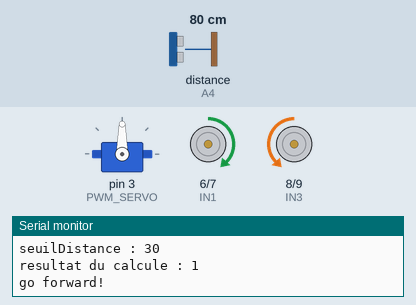
Simulated run of this sketch. Board: Arduino Uno, built with avr-gcc and run on an emulated ATmega328P. On the bench: servo, motor-driver pin pairs drawn as motors (green arrow = first pin HIGH = forward, orange = second pin HIGH = backward, longer = more drive, scaled by the enable pin), the last lines printed to the serial monitor. Wiring (inferred from the names in the program): ultrasonic range finder: trigger A5; echo A4. The test bench sets the inputs (shaded band); at power-on: distance to the obstacle (sensor on A4) 80 cm. The echo pulse lasts 58.3 µs per cm.

Above: at 1.4 s.
1.5 s: distance to the obstacle (sensor on A4) set to 34 cm
At 1.67 s:
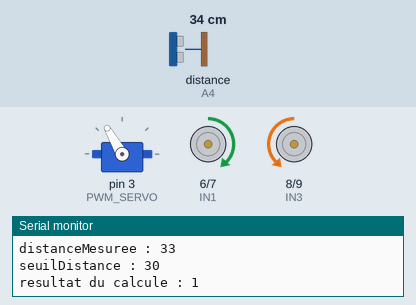
4.5 s: distance to the obstacle (sensor on A4) set to 28 cm
At 4.75 s:
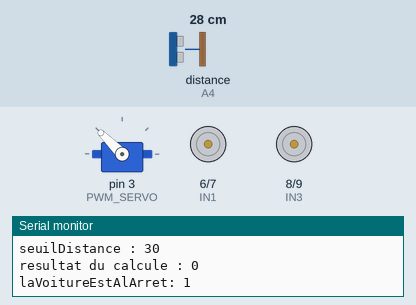
At 6.3 s:
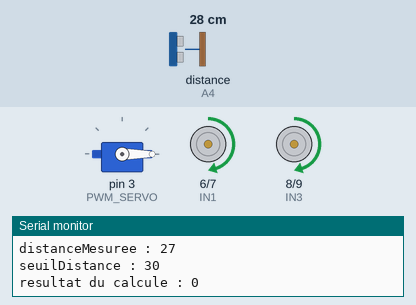
Timing chart, 0 to 13.1 s (numbered marks = the images above; inputs shaded):
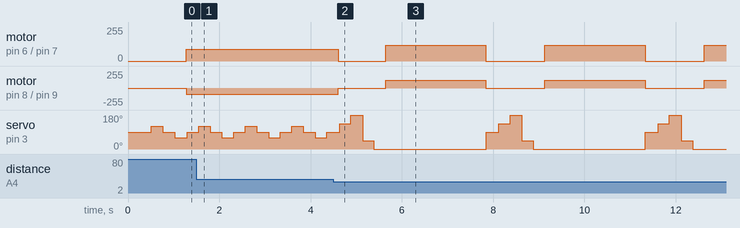

The sketch:

Robik01.ino
```cpp
/***********************************************************************************************/
/*                        VOITURE AUTOMATISÉE ANTI-COLLISION v0.1                              */
/*                                                                                             */
/*                La voiture explore en ligne droite et évite les obstacles.                   */
/*                                                                                             */
/*                <!> Modifier le fichier "configuration.h" si nécessaire.<!>                  */
/*                                                                                             */
/*                                     Rev git: v1.0                                           */
/*                                                                                             */
/*                                                                                             */
/*                           le 02/11/2017 par Omar GUEMMI                                     */
/*                                                                                             */
/*                                                                                             */
/***********************************************************************************************/

/*****************************************************************/
/*                         LIBRAIRIES                            */
/*****************************************************************/
#include <Servo.h>
#include "AffectationDesEntreesSorties.h"
#include "DeclarationDesVariables.h"
#include "Configuration.h"
//#include "DriverLEDs.h"
#include "DriverMoteur.h"
#include "DriverServo.h"
#include "DriverUltraSonicSensor.h"
#include "Initialisation.h"
#include "AlgorithmeQuiChercheUneIssue.h"
#include "Test_Suite_Wheel.h"

/*****************************************************************/
/*                        INITIALISATION                         */
/*****************************************************************/
void setup() {Initialisation();}

/*****************************************************************/
/*                                                               */
/*                        BOUCLE INFINIE                         */
/*                Algorithme définit dans la vidéo.              */
/*                                                               */
/*****************************************************************/

void loop() {
  chercheUneIssuePourRobik001();
}

void chercheUneIssuePourRobik001() {
   RegardeToutDroit();
   if(LaVoieEstLibre())
   {
     RegardeAGauche();
     if(LaVoieEstLibre())
     {
       RegardeToutDroit();
       if(LaVoieEstLibre())
       {
         RegardeADroite();
         if(LaVoieEstLibre())
         {
           if(laVoitureEstAlArret)
           {AvanceEnLigneDroite();}
         }
         else{ChercheUneIssue();}
       }
       else{ChercheUneIssue();}
     }
     else{ChercheUneIssue();}
   }
   else{ChercheUneIssue();}
   delay(1);
}
```

AffectationDesEntreesSorties.h
```cpp
/***************************************************/
/*              Déclarations des E/S               */
/*      Schéma dans la description de la vidéo     */
/***************************************************/

const char ENA=5;
const char IN1=6;
const char IN2=7;

const char ENB=11;
const char IN3=8;
const char IN4=9;

const char DIN_ULTRASONIC_ECHO    = A4;
const char DOUT_ULTRASONIC_TRIG   = A5;
const char PWM_SERVO              = 3;
```

AlgorithmeQuiChercheUneIssue.h
```cpp
/************************************************/
/*        Fonction qui cherche une issue        */
/*       Algorithme définit dans la vidéo.      */
/************************************************/
void ChercheUneIssue()
{
 Arret();
 ChercheUneIssueAGauche();
 if(LaVoieEstLibre())
 {
   PivoteAGauche();
 }
 else
 {
   ChercheUneIssueADroite();
   if(LaVoieEstLibre())
   {
      PivoteADroite();
   }
   else
   {
      DemiTour();
   }
 }
}
```

DeclarationDesVariables.h
```cpp
/**********************************/
/*   Déclarations des variables   */
/**********************************/
int     distanceMesuree         = 0;      // Variable qui stockera la distance mesurée
boolean laVoitureEstAlArret     = true;   // Variable qui retient si la voiture est à l'arrêt
```

Initialisation.h
```cpp
/******************************************************/
/*           Initialisation de la voiture             */
/******************************************************/

  void Initialisation()
  {
    Serial.println("setup : début initialisation! ");
    Serial.begin(9600);

    pinMode(DIN_ULTRASONIC_ECHO, INPUT);
    pinMode(DOUT_ULTRASONIC_TRIG, OUTPUT);
    digitalWrite(DOUT_ULTRASONIC_TRIG, LOW);

    pinMode(IN1,OUTPUT);
    pinMode(IN2,OUTPUT);
    pinMode(IN3,OUTPUT);
    pinMode(IN4,OUTPUT);
    pinMode(ENA,OUTPUT);
    pinMode(ENB,OUTPUT);

    SERVO.attach(PWM_SERVO);// attach servo on pin 3 to servo object
    RegardeToutDroit();
    Serial.println("setup : Fin initiatiosation! ");
  }
```

Test_Suite_Wheel.h
```cpp
/******************************************************/
/*           Initialisation de la voiture             */
/******************************************************/


  void test_Robit001()
  {
    AvanceEnLigneDroite(); // ok
    delay(500);
    Arret(); //ok
    delay(500);
    DemiTour();
    delay(500);
    ReculeEnLigneDroite();
    delay(500);
    PivoteADroite();
    delay(500);
    PivoteAGauche();
    delay(500);
  }
```

Configuration.h
```cpp
/**************************************************/
/*   Variables à configurer selon votre voiture   */
/**************************************************/
int extremeAGauche      = 180; // Position du Servo considérée comme complètement à gauche (pour chercher une issue).
int completementAGauche = 135; // Position du Servo considérée comme complètement à gauche (pour chercher une issue).
int aGauche             = 120; // Position du Servo considérée comme à gauche: 120°.


int toutDroit           = 90;  // Position du Servo considérée comme en face: 90° <!> 60° si votre Servo n'est pas inversé mécaniquement.

int aDroite             = 60;  // Position du Servo considérée comme à gauche: 60° <!> 90° si votre Servo n'est pas inversé mécaniquement
int completementADroite = 45;  // Position du Servo considérée comme complètement à droite (pour chercher une issue).
int extremeADroite      = 0;  // Position du Servo considérée comme complètement à droite (pour chercher une issue).

int dureePostionnementServo = 250;// Durée d'attente en milliseconde pour considérer que le Servo à atteint sa position

int seuilDistance       = 30;    // Si un objet est à moins de 30cm alors c'est considéré comme un obstacle
int dureePourPivoter    = 800;   // Durée d'une rotation à gauche ou à droite en milliseconde 300 pour un digitalWriter
int dureeDunDemiTour    = 2200;   // Durée d'un demi-tour en milliseconde 500 pour un digitalWriter

int vitesseDesMoteursPourAvancer    = 120;   // Vitesse des 2 moteurs,  90 est le min pour cette voiture
int vitesseDesMoteursPourArreter    = 0;   // Vitesse des 2 moteurs,  90 est le min pour cette voiture
int vitesseDesMoteursPourAvancerENLigneDroite    = 90;   // Vitesse des 2 moteurs,  90 est le min pour cette voiture
```

DriverMoteur.h
```cpp
/*************************************************************/
/*   Fonction qui fait avancer la voiture en ligne droite    */
/*   version adapté par Omar GUEMMI                          */
/*************************************************************/
void AvanceEnLigneDroite()
{

  // stope les 2moteurs
  analogWrite(ENA,vitesseDesMoteursPourArreter);
  analogWrite(ENB,vitesseDesMoteursPourArreter);

  digitalWrite(IN1,HIGH);
  digitalWrite(IN2,LOW);         // left wheel goes forward
  digitalWrite(IN3,LOW);
  digitalWrite(IN4,HIGH);         // right wheel goes forward

  laVoitureEstAlArret = false;

  // démarrer les 2moteurs
  analogWrite(ENA,vitesseDesMoteursPourAvancerENLigneDroite);
  analogWrite(ENB,vitesseDesMoteursPourAvancerENLigneDroite);
  Serial.println("go forward!");
}

/*************************************************************/
/*   Fonction qui fait reculer la voiture en ligne droite    */
/*   version adapté par Omar GUEMMI                          */
/*************************************************************/
void ReculeEnLigneDroite()
{

  // stope les 2moteurs
  analogWrite(ENA,vitesseDesMoteursPourArreter);
  analogWrite(ENB,vitesseDesMoteursPourArreter);

  digitalWrite(IN1,LOW);
  digitalWrite(IN2,HIGH);         // left wheel goes backward
  digitalWrite(IN3,HIGH);
  digitalWrite(IN4,LOW);          // right wheel goes backward
  laVoitureEstAlArret = false;

 // avancer les 2moteurs
  analogWrite(ENA,vitesseDesMoteursPourAvancer);
  analogWrite(ENB,vitesseDesMoteursPourAvancer);

// allumeLEDVerte();
  Serial.println("go backward!");
}


/*************************************************/
/*       Fonction qui stoppe la voiture          */
/*       version adapté par Omar GUEMMI          */
/*************************************************/
void Arret()
{
  digitalWrite(IN1,LOW);
  digitalWrite(IN2,LOW);
  digitalWrite(IN3,LOW);
  digitalWrite(IN4,LOW);

  // stope les 2moteurs
  analogWrite(ENA,vitesseDesMoteursPourArreter);
  analogWrite(ENB,vitesseDesMoteursPourArreter);

  laVoitureEstAlArret = true;
  Serial.print("laVoitureEstAlArret: "); Serial.println(laVoitureEstAlArret);
//  allumeLEDOrange();
}


/******************************************************/
/*   Fonction qui fait pivoter la voiture à droite    */
/*       version adapté par Omar GUEMMI                */
/******************************************************/
void PivoteADroite()
{

  digitalWrite(IN1,LOW);
  digitalWrite(IN2,HIGH);

  digitalWrite(IN3,LOW);
  digitalWrite(IN4,HIGH);

 // avancer les 2moteurs
  analogWrite(ENA,vitesseDesMoteursPourAvancer);
  analogWrite(ENB,vitesseDesMoteursPourAvancer);

  delay(dureePourPivoter);

  // stope les 2moteurs
  analogWrite(ENA,vitesseDesMoteursPourArreter);
  analogWrite(ENB,vitesseDesMoteursPourArreter);

  digitalWrite(IN1,LOW);
  digitalWrite(IN2,LOW);
  digitalWrite(IN3,LOW);
  digitalWrite(IN4,LOW);

  laVoitureEstAlArret = true;

//  allumeLEDOrange();
}

/******************************************************/
/*   Fonction qui fait pivoter la voiture à gauche    */
/*       version adapté par Omar GUEMMI               */
/******************************************************/
void PivoteAGauche()
{

  digitalWrite(IN1,HIGH);
  digitalWrite(IN2,LOW);
  digitalWrite(IN3,HIGH);
  digitalWrite(IN4,LOW);

 // avancer les 2moteurs
  analogWrite(ENA,vitesseDesMoteursPourAvancer);
  analogWrite(ENB,vitesseDesMoteursPourAvancer);

  delay(dureePourPivoter);

  // stope les 2moteurs
  analogWrite(ENA,vitesseDesMoteursPourArreter);
  analogWrite(ENB,vitesseDesMoteursPourArreter);

  digitalWrite(IN1,LOW);
  digitalWrite(IN2,LOW);
  digitalWrite(IN3,LOW);
  digitalWrite(IN4,LOW);


  laVoitureEstAlArret = true;

//  allumeLEDOrange();
}

/******************************************************/
/*      Fonction qui fait faire un demi-tour          */
/*       version adapté par Omar GUEMMI               */
/******************************************************/
void DemiTour()
{

  digitalWrite(IN1,HIGH);
  digitalWrite(IN2,LOW);
  digitalWrite(IN3,HIGH);
  digitalWrite(IN4,LOW);

 // avancer les 2moteurs
  analogWrite(ENA,vitesseDesMoteursPourAvancer);
  analogWrite(ENB,vitesseDesMoteursPourAvancer);

  delay(dureeDunDemiTour);

  // stope les 2moteurs
  analogWrite(ENA,vitesseDesMoteursPourArreter);
  analogWrite(ENB,vitesseDesMoteursPourArreter);

  digitalWrite(IN1,LOW);
  digitalWrite(IN2,LOW);
  digitalWrite(IN3,LOW);
  digitalWrite(IN4,LOW);


  laVoitureEstAlArret = false;

//  allumeLEDOrange();
}
```

DriverServo.h
```cpp
/******************************************************/
/*              Déclaration du Module                 */
/******************************************************/
Servo SERVO;

/******************************************************/
/*  Fonction qui ordonne au Servo de regarder en face */
/******************************************************/
void RegardeToutDroit()
{
  SERVO.write(toutDroit);
  delay(dureePostionnementServo);
}

/*******************************************************/
/*  Fonction qui ordonne au Servo de regarder à gauche */
/*******************************************************/
void RegardeAGauche()
{
  SERVO.write(aGauche);
  delay(dureePostionnementServo);
}

/*******************************************************/
/*  Fonction qui ordonne au Servo de regarder à droite */
/*******************************************************/
void RegardeADroite()
{
  SERVO.write(aDroite);
  delay(dureePostionnementServo);
}

/*******************************************************/
/*  Fonction qui ordonne au Servo de regarder à gauche */
/*******************************************************/
void ChercheUneIssueAGauche()
{
  SERVO.write(completementAGauche);
  delay(dureePostionnementServo);
  SERVO.write(extremeAGauche);
  delay(dureePostionnementServo);
}

/*******************************************************/
/*  Fonction qui ordonne au Servo de regarder à droite */
/*******************************************************/
void ChercheUneIssueADroite()
{
  SERVO.write(completementADroite);
  delay(dureePostionnementServo);
  SERVO.write(extremeADroite);
  delay(dureePostionnementServo);
}
```

DriverUltraSonicSensor.h
```cpp
/**********************************************/
/*  Fonction qui détecte si la voie est libre */
/*                                            */
/*  Retourne True si la voie est libre        */
/*  Retourne False s'il y a un obstacle       */
/**********************************************/
boolean LaVoieEstLibre()
{
  digitalWrite(DOUT_ULTRASONIC_TRIG, LOW);
  delayMicroseconds(2);
  digitalWrite(DOUT_ULTRASONIC_TRIG, HIGH);
  delayMicroseconds(20);
  digitalWrite(DOUT_ULTRASONIC_TRIG, LOW);

  distanceMesuree = pulseIn(DIN_ULTRASONIC_ECHO, HIGH) / 58;
  Serial.print("distanceMesuree : "); Serial.println(distanceMesuree);
  Serial.print("seuilDistance : "); Serial.println(seuilDistance);
  Serial.print("resultat du calcule : "); Serial.println(seuilDistance < distanceMesuree);

  if(seuilDistance < distanceMesuree)
  {return true;}
  else
  {return false;}
}
```

Measured:
- the behaviour switches between 32 and 31 cm on distance to the obstacle (sensor on A4) (found by bisection; images 1 and 2)
- after the input at 4.5 s, motor on pin 6 (IN1) / pin 7 (IN2): forward 90/255 → stopped after 0.11 s, then repeats every 3.5 s: forward 120/255 2.2 s, stopped 1.3 s; motor on pin 8 (IN3) / pin 9 (IN4): backward 90/255 → stopped after 0.11 s, then repeats every 3.5 s: forward 120/255 2.2 s, stopped 1.3 s
- by itself, servo on pin 3 (PWM_SERVO): repeats every 3.5 s: 180° 0.25 s, 45° 0.25 s, 0° 2.5 s, 90° 0.28 s, 135° 0.25 s
